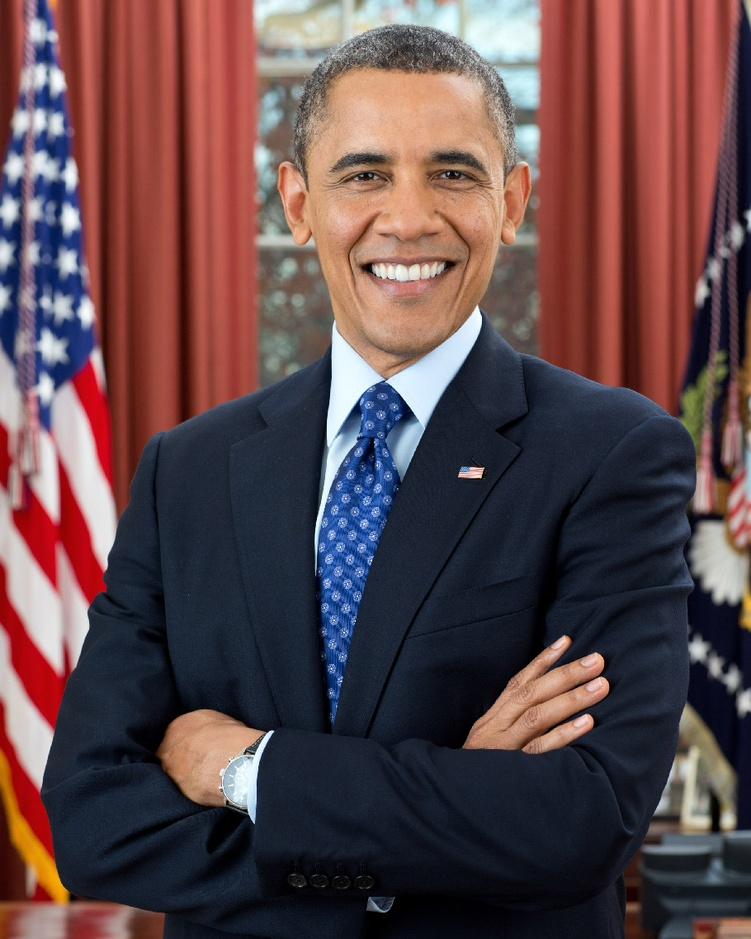
#> input picture obama.jpg, 751 x 939 px, shrunk from 910 x 1137 before the run
$ python simple_face_detection_offline.py
#> lines starting #> are read from the running program, lines starting #| are printed output that depends on the picture; after the words box and inside, x2 and y2 are one past the last pixel; in counts of white or black regions, pixels touching at a corner belong together
import cv2
import matplotlib.pyplot as plt

imagePath = 'obama.jpg'

img = cv2.imread(imagePath)
#> img is the input picture: shape (939, 751, 3); mean B, G, R 74.7, 71.7, 95

gray_image = cv2.cvtColor(img, cv2.COLOR_BGR2GRAY)
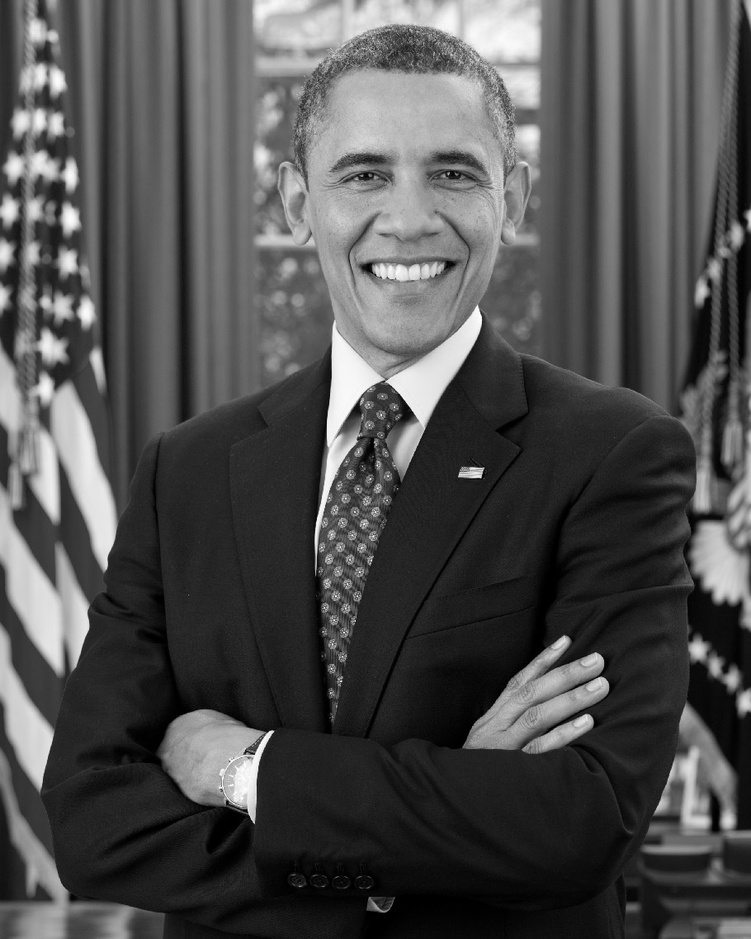
#> gray_image: shape (939, 751); min 0, max 254, mean 79

face_classifier = cv2.CascadeClassifier(
    cv2.data.haarcascades + "haarcascade_frontalface_default.xml"
)

face = face_classifier.detectMultiScale(
    gray_image, scaleFactor=1.045, minNeighbors=5, minSize=(20, 20)
)
#> face = [[656, 726, 87, 87], [288, 79, 245, 245]]

for (x, y, w, h) in face:
    cv2.rectangle(img, (x, y), (x + w, y + h), (0, 255, 0), 4)
#> this loop made 2 passes
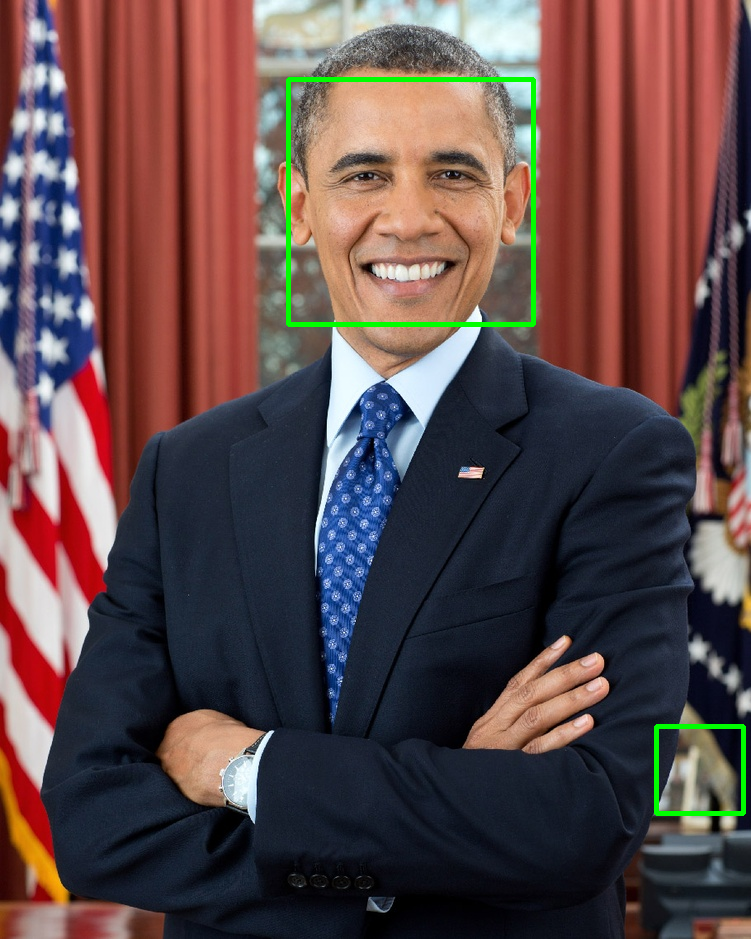
#> img: shape (939, 751, 3); 0.94% of pixels changed, all inside (x1, y1, x2, y2) = (286, 77, 746, 816)

img_rgb = cv2.cvtColor(img, cv2.COLOR_BGR2RGB)


plt.figure(figsize=(10,10))
plt.imshow(img_rgb)
plt.axis('off')
plt.show()

$ run again, with biden.jpg copied over obama.jpg
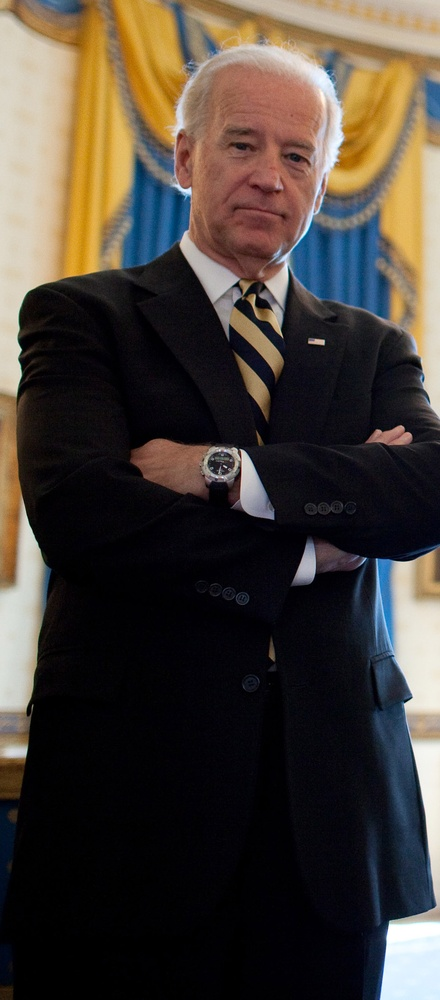
#> input picture biden.jpg, 440 x 1000 px, shrunk from 970 x 2204 before the run
#> img is the input picture: shape (1000, 440, 3); mean B, G, R 55.5, 62.7, 70.8
#> `gray_image = cv2.cvtColor(img, cv2.COLOR_BGR2GRAY)`:
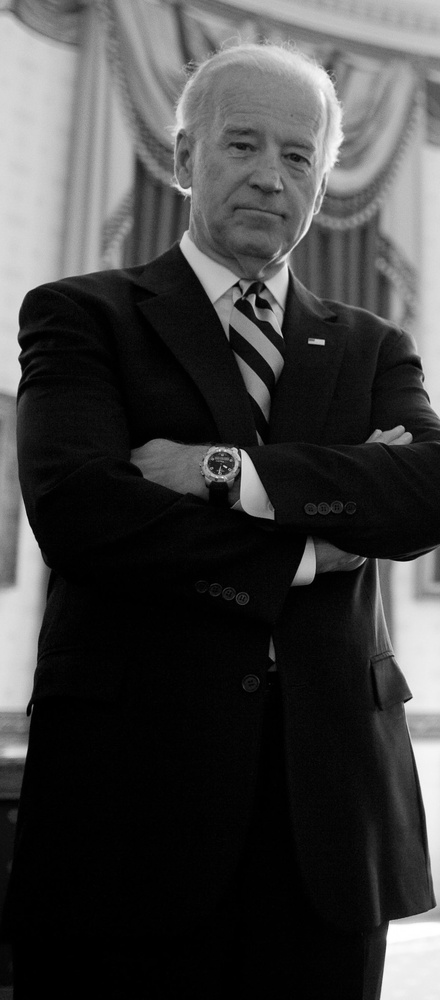
#> gray_image: shape (1000, 440); min 0, max 255, mean 64.3
#> face = [[185, 213, 123, 123], [194, 94, 145, 145]]
#> the loop `for (x, y, w, h) in face:` made 2 passes
#> after the loop `for (x, y, w, h) in face:`:
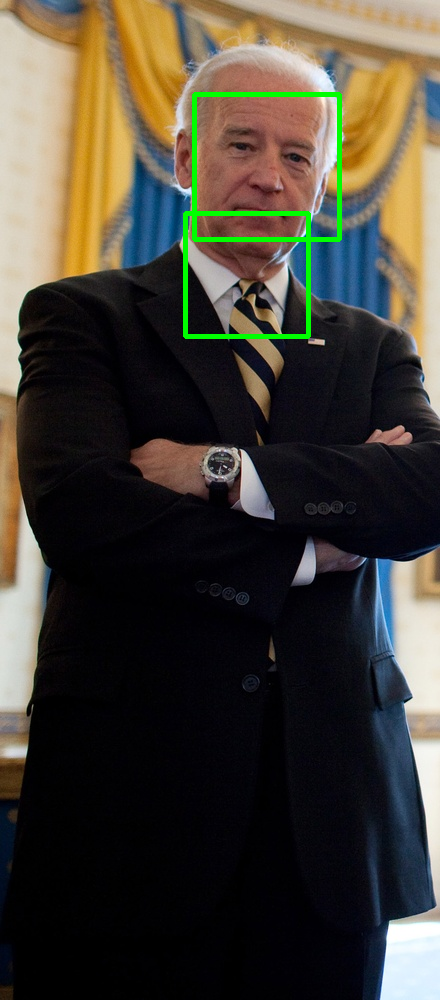
#> img: shape (1000, 440, 3); 1.2% of pixels changed, all inside (x1, y1, x2, y2) = (183, 92, 342, 339)

$ run again, with groupwork.jpg copied over obama.jpg
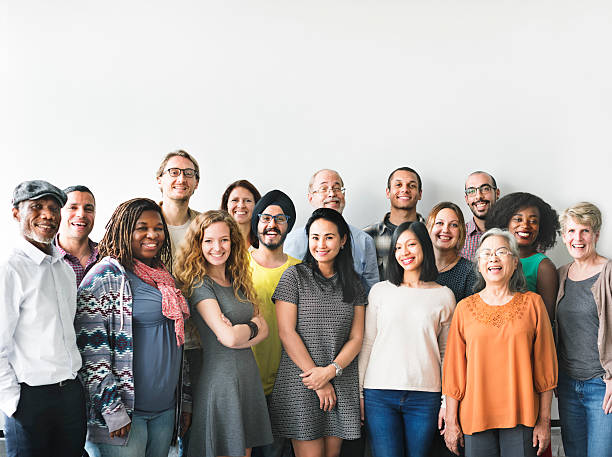
#> input picture groupwork.jpg, 612 x 457 px
#> img is the input picture: shape (457, 612, 3); mean B, G, R 165.8, 170.4, 178.5
#> `gray_image = cv2.cvtColor(img, cv2.COLOR_BGR2GRAY)`:
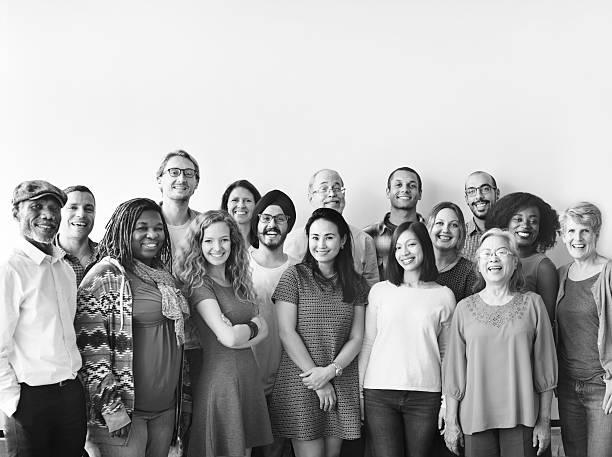
#> gray_image: shape (457, 612); min 0, max 255, mean 172.3
#> face = 16 rows, first 6: [387, 171, 36, 36], [558, 217, 38, 38], [302, 221, 43, 43], [225, 187, 32, 32], [426, 210, 37, 37], [159, 157, 42, 42]
#> the loop `for (x, y, w, h) in face:` made 16 passes
#> after the loop `for (x, y, w, h) in face:`:
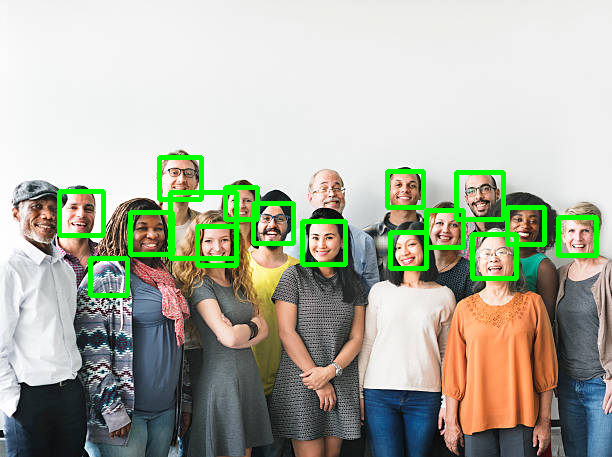
#> img: shape (457, 612, 3); 4.39% of pixels changed, all inside (x1, y1, x2, y2) = (57, 155, 599, 298)
